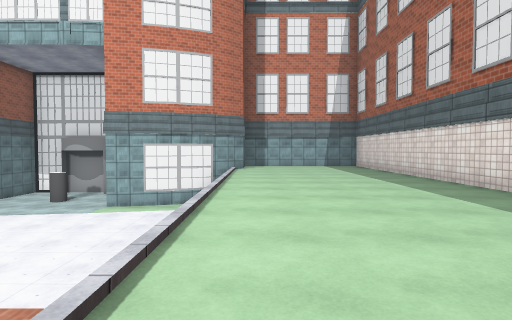
view 1 (above)

17 first-person views from a walk through a Unity game level. The camera is 1.4 m above the floor, tilts 2° down and sees 80° across. The floor is counted in squares, 2 m on a side. Each view is taken from the middle of a square. On the plan, view 1 faces up. The plan holds only what a view shows up to about 10 squares ahead; the rest is blank. The place goes on beyond the plan. The player character is not drawn. Some surface patterns are stand-ins.

view 2
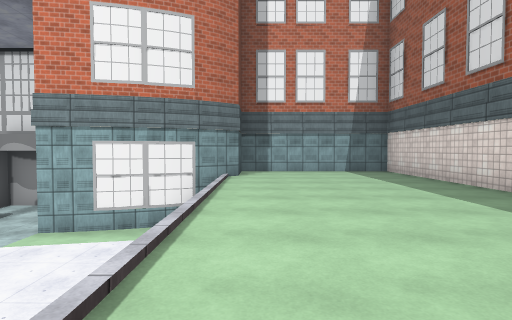

view 3
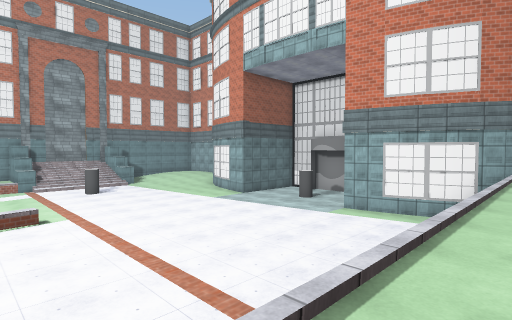

view 4
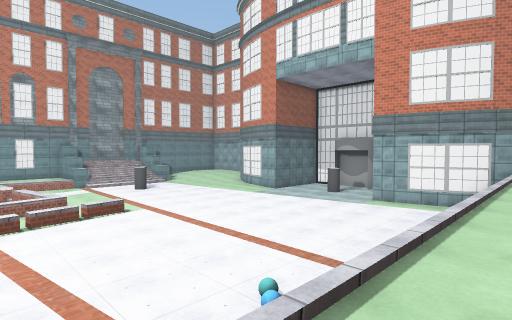

view 5
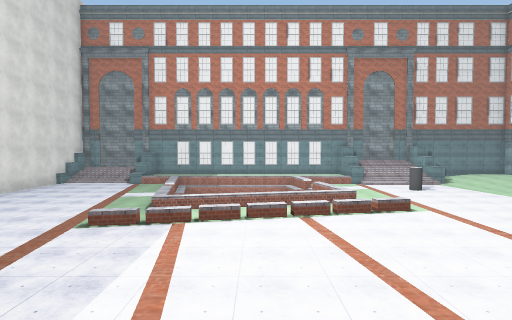

view 6
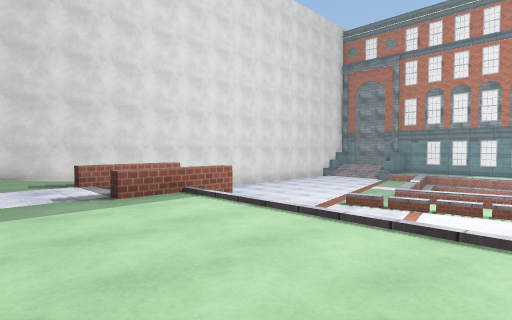

view 7
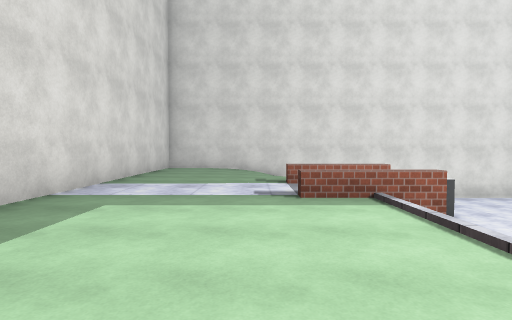

view 8
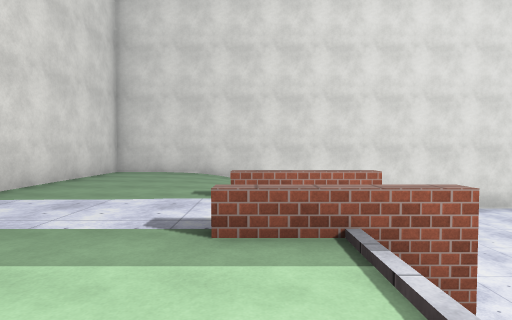

view 9
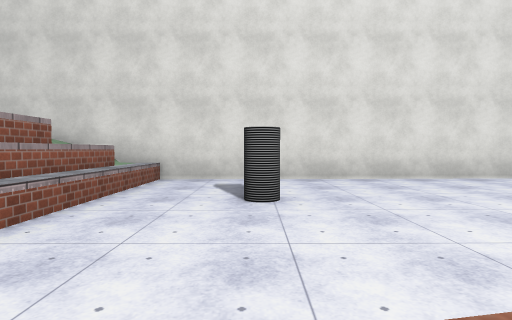

view 10
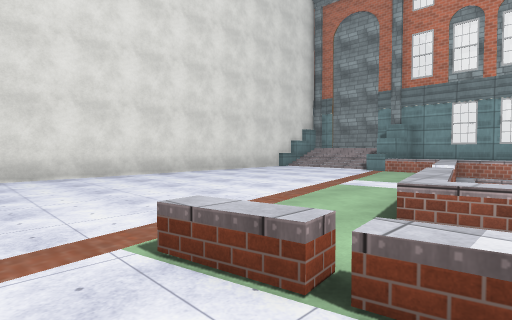

view 11
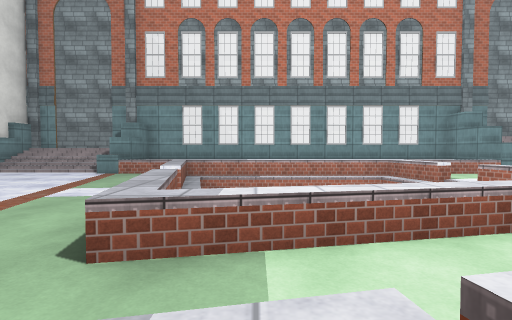

view 12
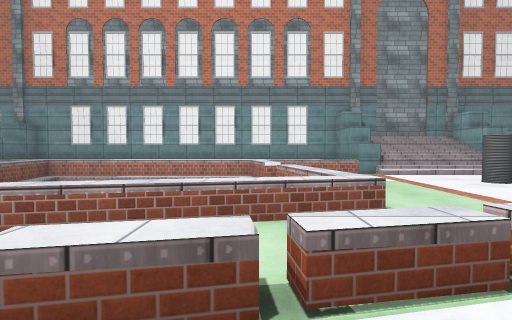

view 13
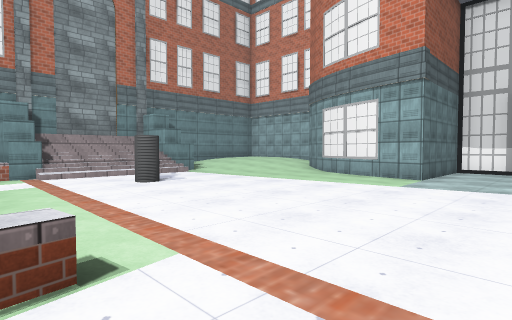

view 14
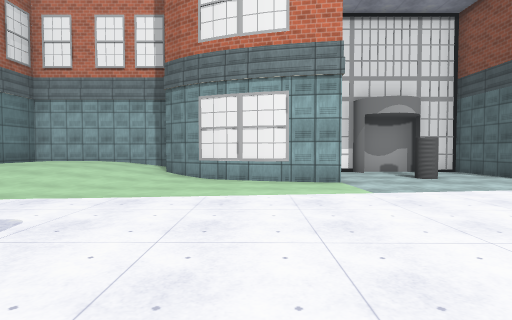

view 15
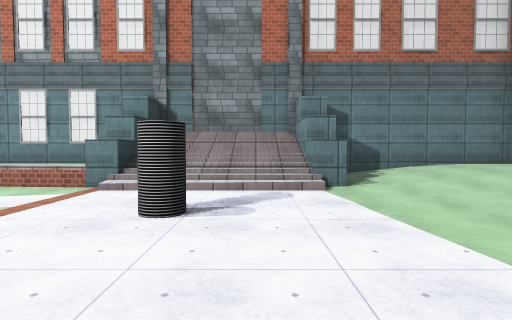

view 16
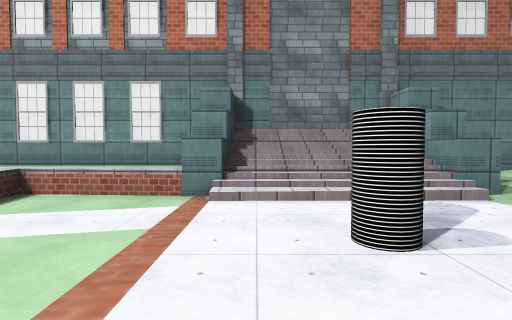

view 17
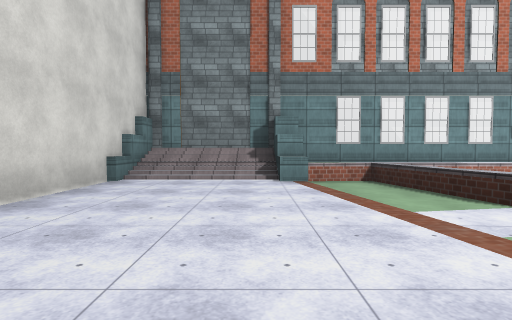

### Floor plan
Key: @ floor where view 1 was taken; # wall or solid block; . main floor; : floor 0.25 m higher than the main floor; + floor 0.75 m higher than the main floor; - floor 1.25 m lower than the main floor; * floor 2.25 m higher than the main floor; / step, stairs or slope; = window, fence, low wall or low ledge; ^ raised ledge; v drop or lower ground; O other object.
Columns run from 18 left of view 1 to 5 right of it. Each row starts with its distance up from view 1.
 13 #####   #######  #######
 12 #+++/   #.....#  #*****#
 11 #+++/####.....# ##*****#
 10 #////:.##..O..###v*****#
  9 #////............v*****#
  8 #:::.............v*****#
  7 ##^/.............v*****#
  6 #///.............v*****#
  5 #///.O...........v*****#
  4 #///.............v*****
  3 #^^..............v****
  2 #^^......^.......v***
  1 #^^...^^.^.......v**
  0 #^^^^#  ^=^..... v@
 -1   ^     ^.^..... v***
 -2   ^     ^.^..... v***
 -3   ^     ^^^..... v****
 -4   ^     -^=..... v*****
 -5   ^-^^/^^^.^.....^*****#
 -6 # ^^^............//****#
 -7 # ^..............#^****#
 -8 #^^..............^*****#
 -9 #//...........O..^*****#
-10 #//..............^/****#
-11 #//............../ /***#
-12 ###..............///***#
-13   ######################

Where each view was taken, in squares from view 1:
view 1: 0 up, 0 right, facing up
view 2: 3 up, 0 right, facing up
view 3: 1 up, 0 right, facing up-left
view 4: 1 down, 0 right, facing up-left
view 5: 2 down, 0 right, facing left
view 6: 1 down, 2 right, facing down-left
view 7: 1 down, 1 right, facing down
view 8: 3 down, 0 right, facing down
view 9: 5 down, 4 left, facing down
view 10: 4 down, 6 left, facing down-left
view 11: 4 down, 7 left, facing left
view 12: 0 up, 7 left, facing left
view 13: 2 up, 7 left, facing up-left
view 14: 3 up, 11 left, facing up
view 15: 6 up, 10 left, facing left
view 16: 4 up, 11 left, facing left
view 17: 9 down, 9 left, facing left
